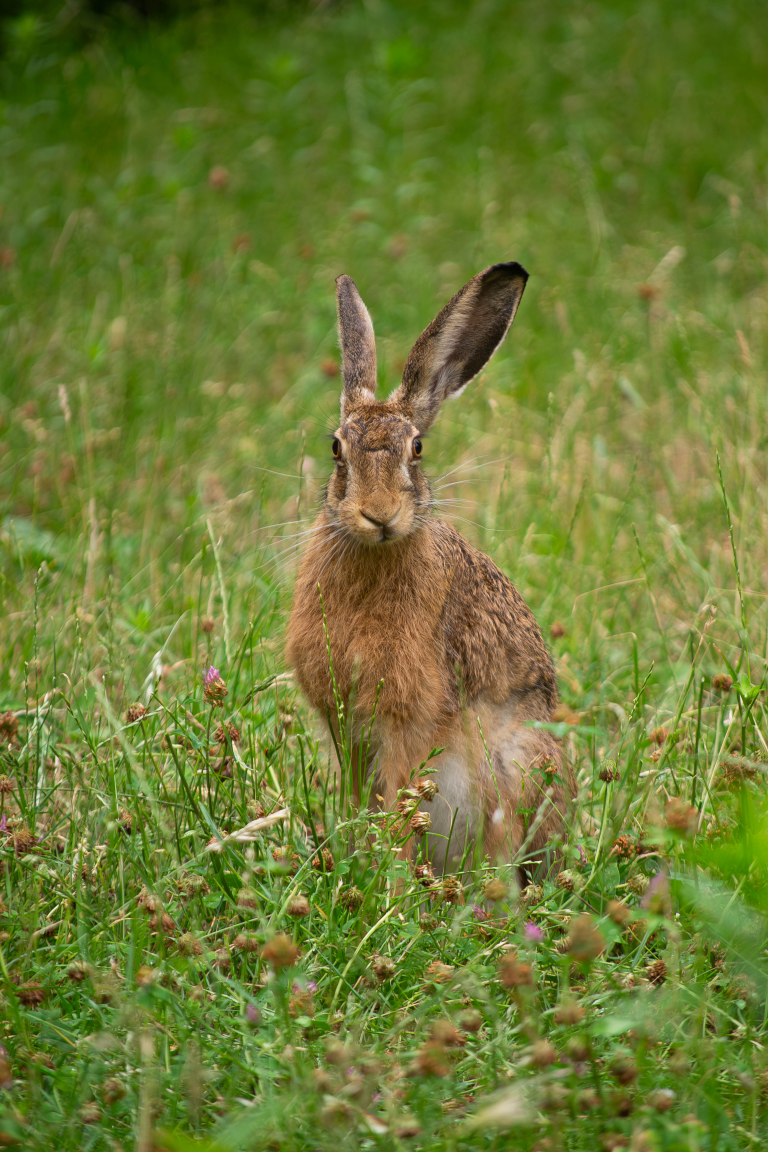
#> input picture images/source/Zając/DSC_0432.JPG, 3072 x 4608 px (shown at 1/4 size); its folder holds only this picture in this run
$ python build_gallery.py
#> lines starting #> are read from the running program, lines starting #| are printed output that depends on the picture
"""
Automatyczna przebudowa galerii portfolio.

Co robi ten skrypt (uruchamiany automatycznie przez GitHub Actions
przy każdym wrzuceniu zdjęć do images/source/<kategoria>/):

1. Skanuje images/source/<kategoria>/*.jpg|jpeg|png|webp — każdy PODFOLDER
   w images/source/ staje się osobną kategorią (= osobną zakładką filtra
   w portfolio na stronie).
2. Dla każdego NOWEGO albo ZMIENIONEGO zdjęcia generuje zoptymalizowane
   wersje .webp: pełną (images/full/<kategoria>/) i miniaturę
   (images/thumb/<kategoria>/). Niezmienione zdjęcia pomija (szybciej).
3. Usuwa z images/full i images/thumb pliki, których nie ma już
   w images/source (czyli: usunięcie zdjęcia ze source = zniknie ze strony).
4. Aktualizuje tools/category-labels.json — plik z ładnymi nazwami
   zakładek. Nowe kategorie dostają domyślną nazwę (Tytułowa Wielkość
   Liter na podstawie nazwy folderu) — możesz ją ręcznie poprawić w tym
   pliku w dowolnym momencie, np. zamienić "nowy_klient" na "Nowy Klient S.A.".
5. Zapisuje js/gallery-data.js (lista wszystkich zdjęć) i
   js/category-labels.js (kolejność i nazwy zakładek) — pliki, z których
   strona odczytuje zawartość galerii. Nie trzeba ich ręcznie edytować.

Użycie lokalne (opcjonalne — normalnie robi to GitHub Actions):
    pip install pillow --break-system-packages
    python3 tools/build_gallery.py
"""
import os
import re
import json
import hashlib
from PIL import Image

ROOT = os.path.dirname(os.path.dirname(os.path.abspath(__file__)))
SRC_DIR = os.path.join(ROOT, "images", "source")
FULL_DIR = os.path.join(ROOT, "images", "full")
THUMB_DIR = os.path.join(ROOT, "images", "thumb")
MANIFEST_PATH = os.path.join(ROOT, "images", ".manifest.json")
LABELS_JSON_PATH = os.path.join(ROOT, "tools", "category-labels.json")
GALLERY_JS_PATH = os.path.join(ROOT, "js", "gallery-data.js")
LABELS_JS_PATH = os.path.join(ROOT, "js", "category-labels.js")

VALID_EXT = (".jpg", ".jpeg", ".png", ".webp", ".heic", ".heif", ".tif", ".tiff", ".bmp")
IGNORED_EXT_HINTS = (".cr2", ".nef", ".arw", ".dng", ".raf", ".orf", ".rw2")  # RAW z aparatu — nieobsługiwane

try:
    import pillow_heif
    pillow_heif.register_heif_opener()
#> (this line was passed over: pillow_heif is not available in this run)
    HEIF_OK = True
except ImportError:
    HEIF_OK = False
FULL_MAX_W = 1600
THUMB_MAX_W = 700


def humanize(slug):
    """np. 'jwp-sydoz-lajzol' -> 'Jwp Sydoz Lajzol' (do ręcznej poprawy w category-labels.json)"""
    words = re.split(r"[-_]+", slug.strip())
    return " ".join(w.capitalize() for w in words if w)


def file_hash(path):
    h = hashlib.md5()
    with open(path, "rb") as f:
        h.update(f.read())
    return h.hexdigest()


def load_json(path, default):
    if os.path.exists(path):
        with open(path, encoding="utf-8") as f:
            return json.load(f)
    return default


def save_json(path, data):
    os.makedirs(os.path.dirname(path), exist_ok=True)
    with open(path, "w", encoding="utf-8") as f:
        json.dump(data, f, ensure_ascii=False, indent=2)


def convert(src_path, full_out, thumb_out):
    im = Image.open(src_path).convert("RGB")
    w, h = im.size

    # Pełna wersja
    full = im.copy()
    if full.width > FULL_MAX_W:
        r = FULL_MAX_W / full.width
        full = full.resize((FULL_MAX_W, int(full.height * r)), Image.LANCZOS)

    full_dir = os.path.dirname(full_out)
    os.makedirs(full_dir, exist_ok=True)
    full.save(full_out, "WEBP", quality=80, method=6)

    # Miniatura
    thumb = im.copy()
    if thumb.width > THUMB_MAX_W:
        r = THUMB_MAX_W / thumb.width
        thumb = thumb.resize((THUMB_MAX_W, int(thumb.height * r)), Image.LANCZOS)

    thumb_dir = os.path.dirname(thumb_out)
    os.makedirs(thumb_dir, exist_ok=True)
    thumb.save(thumb_out, "WEBP", quality=74, method=6)

    return w, h


def main():
    if not os.path.isdir(SRC_DIR):
        print(f"Brak folderu {SRC_DIR} — nic do zrobienia.")
        return

    manifest = load_json(MANIFEST_PATH, {})
    labels = load_json(LABELS_JSON_PATH, {"order": [], "labels": {}})

    categories = sorted([
        d for d in os.listdir(SRC_DIR)
        if os.path.isdir(os.path.join(SRC_DIR, d)) and not d.startswith(".")
    ])

    new_manifest = {}
    gallery = []

    for cat in categories:
        cat_dir = os.path.join(SRC_DIR, cat)
        all_files = sorted(os.listdir(cat_dir))
        files = [f for f in all_files if f.lower().endswith(VALID_EXT)]

        # ostrzeżenie o plikach, których nie da się przetworzyć (RAW z aparatu, itp.)
        # — bez tego taki plik znikał bez śladu i wyglądało to, jakby "nic się nie działo"
        for f in all_files:
            fl = f.lower()
            if fl.startswith("."):
                continue
            if fl.endswith(IGNORED_EXT_HINTS):
                print(f"POMINIĘTO (format RAW z aparatu, nieobsługiwany): {cat}/{f} "
                      f"— wyeksportuj jako JPG/PNG/HEIC i wrzuć ponownie.")
            elif not fl.endswith(VALID_EXT):
                print(f"POMINIĘTO (nieznany/nieobsługiwany format): {cat}/{f}")

        # nowa kategoria -> dopisz do labels.json z domyślną nazwą
        if cat not in labels["labels"]:
            labels["labels"][cat] = humanize(cat)
        if cat not in labels["order"]:
            labels["order"].append(cat)

        for fname in files:
            src_path = os.path.join(cat_dir, fname)
            key = f"{cat}/{fname}"
            h = file_hash(src_path)
            stem = os.path.splitext(fname)[0]
            out_name = f"{stem}.webp"
            full_out = os.path.join(FULL_DIR, cat, out_name)
            thumb_out = os.path.join(THUMB_DIR, cat, out_name)

            cached = manifest.get(key)
            if cached and cached.get("hash") == h and os.path.exists(full_out) and os.path.exists(thumb_out):
                w, h_px = cached["w"], cached["h"]
                print("skip (bez zmian):", key)
            else:
                w, h_px = convert(src_path, full_out, thumb_out)
                print("przetworzono:", key)

            new_manifest[key] = {"hash": h, "w": w, "h": h_px}
            gallery.append({
                "id": f"{cat}-{stem}",
                "category": cat,
                "categoryLabel": labels["labels"][cat],
                "project": labels["labels"][cat],
                "full": f"images/full/{cat}/{out_name}",
                "thumb": f"images/thumb/{cat}/{out_name}",
                "w": w, "h": h_px
            })

    # usuń z full/thumb pliki, których nie ma już w images/source
    valid_outputs = {(g["category"], os.path.basename(g["full"])) for g in gallery}
    for out_root in (FULL_DIR, THUMB_DIR):
        if not os.path.isdir(out_root):
            continue
        for cat in os.listdir(out_root):
            cat_path = os.path.join(out_root, cat)
            if not os.path.isdir(cat_path):
                continue
            for fname in os.listdir(cat_path):
                if (cat, fname) not in valid_outputs:
                    os.remove(os.path.join(cat_path, fname))
                    print("usunięto (brak w source):", cat, fname)

    # sortuj galerię wg kolejności kategorii z labels.json, potem po id
    order_index = {c: i for i, c in enumerate(labels["order"])}
    gallery.sort(key=lambda g: (order_index.get(g["category"], 999), g["id"]))

    save_json(MANIFEST_PATH, new_manifest)
    save_json(LABELS_JSON_PATH, labels)

    with open(GALLERY_JS_PATH, "w", encoding="utf-8") as f:
        f.write("// Plik generowany automatycznie przez tools/build_gallery.py — nie edytuj ręcznie.\n")
        f.write("const GALLERY = ")
        json.dump(gallery, f, ensure_ascii=False, indent=2)
        f.write(";\n")

    with open(LABELS_JS_PATH, "w", encoding="utf-8") as f:
        f.write("// Plik generowany automatycznie przez tools/build_gallery.py — nie edytuj ręcznie.\n")
        f.write("// Nazwy zakładek zmieniaj w tools/category-labels.json (to on jest źródłem prawdy).\n")
        f.write("const CATEGORY_META = ")
        json.dump({"order": labels["order"], "labels": labels["labels"]}, f, ensure_ascii=False, indent=2)
        f.write(";\n")

    print(f"\nGotowe — {len(gallery)} zdjęć w {len(categories)} kategoriach.")


if __name__ == "__main__":
    main()
#> in convert, im is the input picture: PIL image 3072x4608 RGB; mean R, G, B 110.1, 123.5, 52.9
#> in convert, `thumb = thumb.resize((THUMB_MAX_W, int(thumb.height * r)), Image.LANCZ..`:
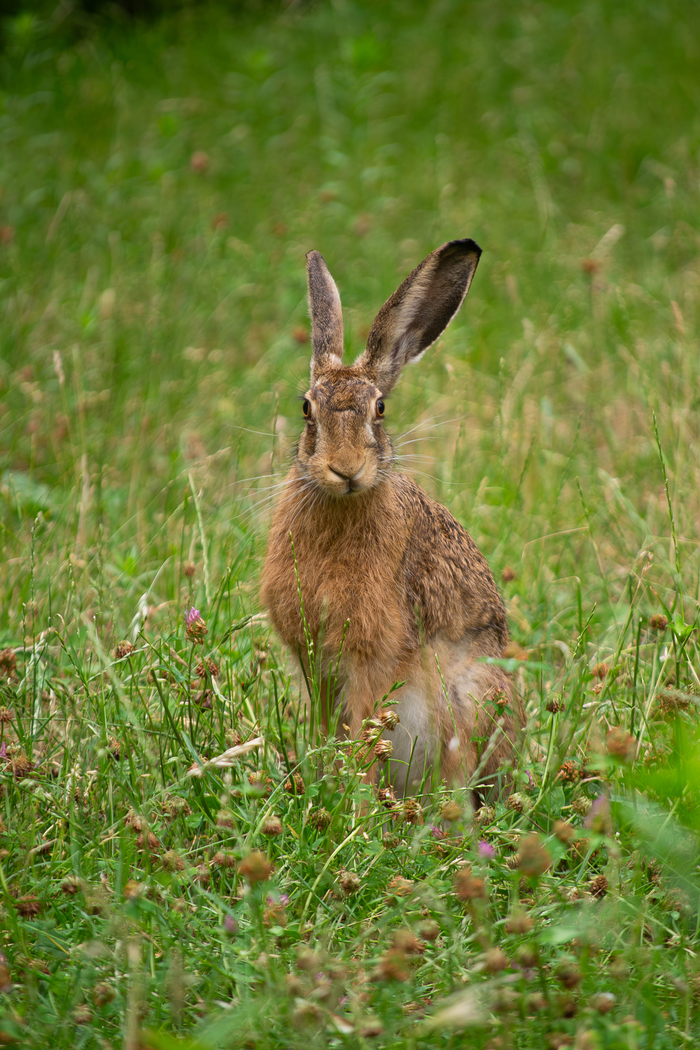
#> thumb: PIL image 700x1050 RGB; mean R, G, B 110.1, 123.5, 52.9
#> pass 2 of the loop in main, `for cat in categories:`:
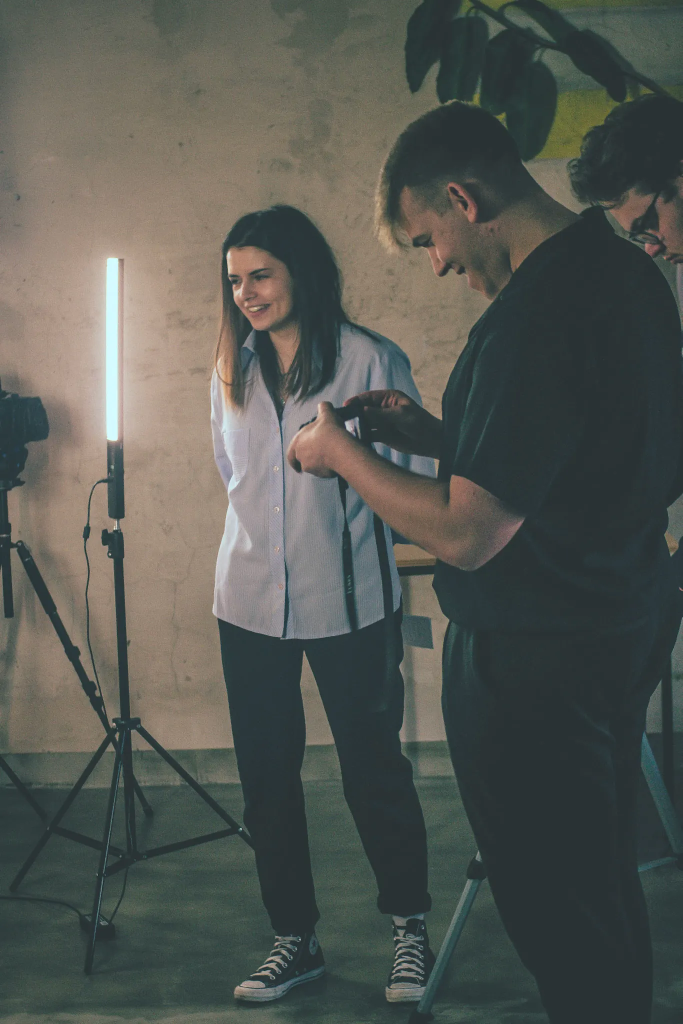
#> input picture images/source/chlodnonam/chlodnonam-001.webp, 1365 x 2048 px (shown at 1/2 size)
#> in convert, im is the input picture: PIL image 1365x2048 RGB; mean R, G, B 85, 88.2, 82.5
#> in convert (call 2), `thumb = thumb.resize((THUMB_MAX_W, int(thumb.height * r)), Image.LANCZ..`:
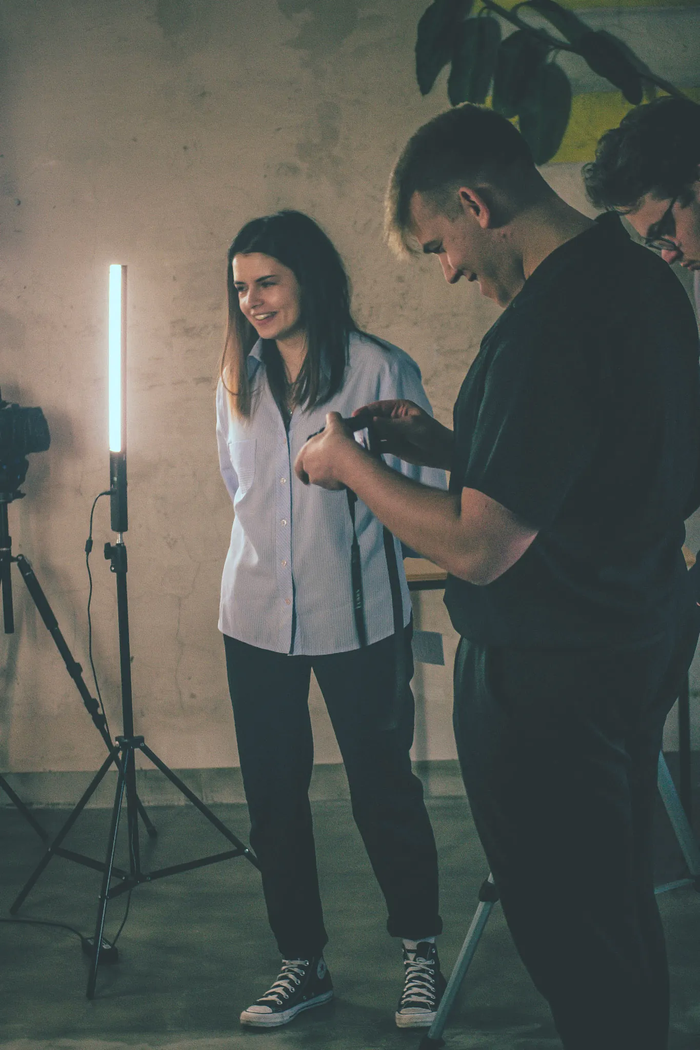
#> thumb: PIL image 700x1050 RGB; mean R, G, B 85, 88.2, 82.5
#> pass 2 of the loop in main, `for out_root in (FULL_DIR, THUMB_DIR):`:
#| Gotowe — 2 zdjęć w 2 kategoriach.
